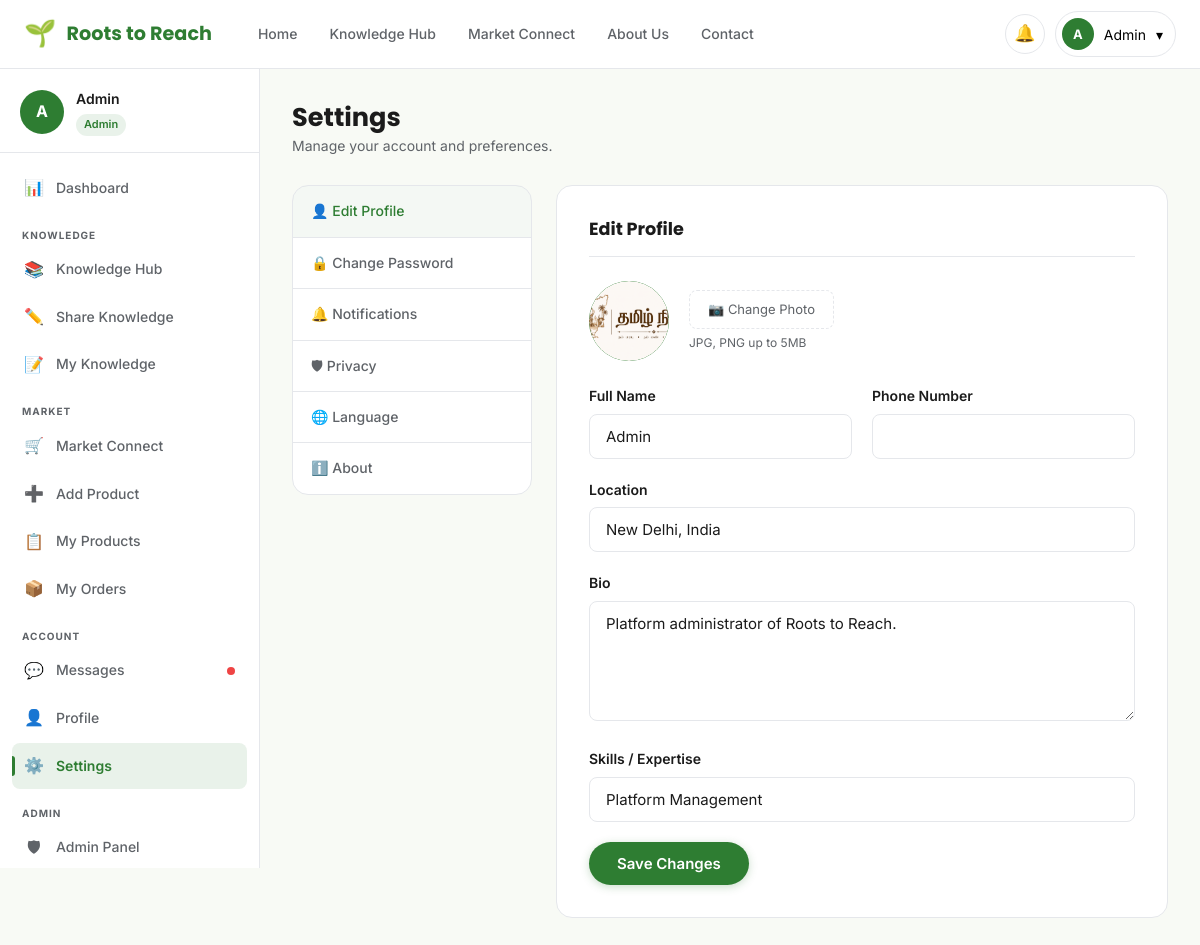
The app's page /settings (signed in) with its own data.
### models.py (models this page shows, shortened)
class User(db.Model):
    __tablename__ = 'users'
    id = db.Column(db.Integer, primary_key=True)
    full_name = db.Column(db.String(120), nullable=False)
    email = db.Column(db.String(120), unique=True, nullable=False)
    phone = db.Column(db.String(20))
    location = db.Column(db.String(200))
    bio = db.Column(db.Text)
    skills = db.Column(db.String(300))
    password_hash = db.Column(db.String(256), nullable=False)
    role = db.Column(db.String(20), default='farmer')  # farmer, buyer, admin
    avatar = db.Column(db.String(200), default='default_avatar.png')
    created_at = db.Column(db.DateTime, default=datetime.utcnow)
    is_active = db.Column(db.Boolean, default=True)
    knowledge_posts = db.relationship('KnowledgePost', backref='author', lazy=True, foreign_keys='KnowledgePost.user_id')
    products = db.relationship('Product', backref='seller', lazy=True)
    notifications = db.relationship('Notification', backref='user', lazy=True)

### app.py (the view, shortened to what this page needs)
@app.route('/settings', methods=['GET', 'POST'])
@login_required
def settings():
    user = current_user()
    if not user:
        flash('Session expired. Please login again.', 'error')
        return redirect(url_for('login'))
    return render_template('settings.html', user=user)

### app.py (called while the page is built)
def current_user():
    if 'user_id' in session:
        return db.session.get(User, session['user_id'])
    return None

def get_img_url(filename, fallback_url):
    defaults = ('default_avatar.png', 'default_knowledge.jpg', 'default_product.jpg', '', None)
    if not filename or filename in defaults:
        return fallback_url
    try:
        file_path = os.path.join(app.config['UPLOAD_FOLDER'], filename)
        if os.path.exists(file_path) and os.path.isfile(file_path):
            return '/uploads/' + filename
    except Exception:
        pass
    return fallback_url

@app.context_processor
def inject_helpers():
    return dict(get_img_url=get_img_url)

def login_required(f):
    from functools import wraps
    @wraps(f)
    def decorated(*args, **kwargs):
        if 'user_id' not in session:
            flash('Please login to continue.', 'warning')
            return redirect(url_for('login', next=request.path))
        return f(*args, **kwargs)
    return decorated

### templates/settings.html (shortened to what this page needs)
{% extends "base.html" %}
{% block extra_css %}
<link rel="stylesheet" href="{{ url_for('static', filename='css/pages.css') }}">
<link rel="stylesheet" href="{{ url_for('static', filename='css/dashboard.css') }}">
{% endblock %}
{% block content %}
<div class="dashboard-layout">
  {% include '_sidebar.html' %}
  <main class="dashboard-main">
    <div class="dash-header">
      <div><h1>Settings</h1><p>Manage your account and preferences.</p></div>
    </div>
    <div class="settings-layout">
      <div class="settings-nav">
        <div class="settings-nav-item active" data-panel="editProfile">👤 Edit Profile</div>
        <div class="settings-nav-item" data-panel="changePassword">🔒 Change Password</div>
        <div class="settings-nav-item" data-panel="notifications">🔔 Notifications</div>
        <div class="settings-nav-item" data-panel="privacy">🛡 Privacy</div>
        <div class="settings-nav-item" data-panel="language">🌐 Language</div>
        <div class="settings-nav-item" data-panel="about">ℹ️ About</div>
      </div>
      <div>
        <div id="editProfile" class="settings-panel settings-section">
          <h2 class="settings-panel-title">Edit Profile</h2>
          <form method="POST" enctype="multipart/form-data">
            <div class="avatar-upload-wrap">
              <div class="avatar-upload-preview">
                {%- set _av = get_img_url(user.avatar, '') -%}
                {% if _av %}
                  <img src="{{ _av }}" alt="Avatar" style="width:100%;height:100%;object-fit:cover;border-radius:50%">
                {% else %}
                  {{ user.full_name[0].upper() }}
                {% endif %}
              </div>
              <div>
                <label class="upload-label" for="avatarInput">📷 Change Photo</label>
                <p style="font-size:12px;color:var(--text-secondary);margin-top:4px">JPG, PNG up to 5MB</p>
              </div>
            </div>
            <div class="form-row">
              <div class="form-group">
                <label class="form-label">Full Name</label>
                <input type="text" name="full_name" class="form-control" value="{{ user.full_name }}" required>
              </div>
              <div class="form-group">
                <label class="form-label">Phone Number</label>
                <input type="tel" name="phone" class="form-control" value="{{ user.phone or '' }}">
              </div>
            </div>
            <div class="form-group">
              <label class="form-label">Location</label>
              <input type="text" name="location" class="form-control" value="{{ user.location or '' }}" placeholder="Village, District, State">
            </div>
            <div class="form-group">
              <label class="form-label">Bio</label>
              <textarea name="bio" class="form-control" rows="4" placeholder="Tell others about your farming experience...">{{ user.bio or '' }}</textarea>
            </div>
            <div class="form-group">
              <label class="form-label">Skills / Expertise</label>
              <input type="text" name="skills" class="form-control" value="{{ user.skills or '' }}" placeholder="e.g., Organic Farming, Irrigation">
            </div>
            <button type="submit" class="btn btn-primary">Save Changes</button>
          </form>
        </div>
      </div>
    </div>
  </main>
</div>
{% endblock %}

### templates/base.html (shortened to what this page needs)
<!DOCTYPE html>
<html lang="en">
<head>
  <link rel="stylesheet" href="{{ url_for('static', filename='css/global.css') }}">
  <link rel="stylesheet" href="{{ url_for('static', filename='css/navbar.css') }}">
  {% block extra_css %}{% endblock %}
</head>
<body>
  <nav class="navbar" role="navigation" aria-label="Main navigation">
    <div class="container">
      <div class="navbar-inner">
        <a href="{{ url_for('home') }}" class="navbar-brand" aria-label="Roots to Reach Home">
          <span class="brand-icon">🌱</span>
          <span>Roots to Reach</span>
        </a>
        <ul class="navbar-nav" role="list">
          <li><a href="{{ url_for('home') }}" class="nav-link {% if request.endpoint=='home' %}active{% endif %}">Home</a></li>
          <li><a href="{{ url_for('knowledge_hub') }}" class="nav-link {% if request.endpoint in ['knowledge_hub','knowledge_detail'] %}active{% endif %}">Knowledge Hub</a></li>
          <li><a href="{{ url_for('marketplace') }}" class="nav-link {% if request.endpoint in ['marketplace','product_detail'] %}active{% endif %}">Market Connect</a></li>
          <li><a href="{{ url_for('about') }}" class="nav-link {% if request.endpoint=='about' %}active{% endif %}">About Us</a></li>
          <li><a href="{{ url_for('contact') }}" class="nav-link {% if request.endpoint=='contact' %}active{% endif %}">Contact</a></li>
        </ul>
        <div class="navbar-actions">
          {% if user %}
            <a href="{{ url_for('dashboard') }}" class="notif-btn" aria-label="Notifications">
              🔔
            </a>
            <div class="user-menu">
              <button class="user-menu-btn" id="userMenuBtn" aria-haspopup="true" aria-expanded="false">
                <div class="user-avatar-text">{{ user.full_name[0].upper() }}</div>
                <span>{{ user.full_name.split()[0] }}</span>
                <span>▾</span>
              </button>
            </div>
          {% else %}
            <a href="{{ url_for('login') }}" class="btn btn-outline btn-sm">Log In</a>
            <a href="{{ url_for('signup') }}" class="btn btn-primary btn-sm">Sign Up</a>
          {% endif %}
        </div>
      </div>
    </div>
  </nav>
  <main id="main-content">
    {% block content %}{% endblock %}
  </main>
</body>
</html>

### templates/_sidebar.html (shortened to what this page needs)
<aside class="sidebar" id="sidebar" role="navigation" aria-label="Dashboard navigation">
  <div class="sidebar-user">
    <div class="sidebar-avatar-wrap">
      <div class="sidebar-avatar">{{ user.full_name[0].upper() }}</div>
      <div>
        <p class="sidebar-user-name">{{ user.full_name }}</p>
        <span class="sidebar-user-role">{{ user.role.title() }}</span>
      </div>
    </div>
  </div>
  <nav class="sidebar-nav">
    <a href="{{ url_for('dashboard') }}" class="sidebar-link {% if request.endpoint=='dashboard' %}active{% endif %}"><span class="link-icon">📊</span> Dashboard</a>
    <div class="sidebar-section-label">Knowledge</div>
    <a href="{{ url_for('knowledge_hub') }}" class="sidebar-link {% if request.endpoint=='knowledge_hub' %}active{% endif %}"><span class="link-icon">📚</span> Knowledge Hub</a>
    <a href="{{ url_for('share_knowledge') }}" class="sidebar-link {% if request.endpoint=='share_knowledge' %}active{% endif %}"><span class="link-icon">✏️</span> Share Knowledge</a>
    <a href="{{ url_for('my_knowledge') }}" class="sidebar-link {% if request.endpoint=='my_knowledge' %}active{% endif %}"><span class="link-icon">📝</span> My Knowledge</a>
    <div class="sidebar-section-label">Market</div>
    <a href="{{ url_for('marketplace') }}" class="sidebar-link {% if request.endpoint=='marketplace' %}active{% endif %}"><span class="link-icon">🛒</span> Market Connect</a>
    <a href="{{ url_for('add_product') }}" class="sidebar-link {% if request.endpoint=='add_product' %}active{% endif %}"><span class="link-icon">➕</span> Add Product</a>
    <a href="{{ url_for('my_products') }}" class="sidebar-link {% if request.endpoint=='my_products' %}active{% endif %}"><span class="link-icon">📋</span> My Products</a>
    <a href="{{ url_for('orders') }}" class="sidebar-link {% if request.endpoint=='orders' %}active{% endif %}"><span class="link-icon">📦</span> My Orders</a>
    <div class="sidebar-section-label">Account</div>
    <a href="{{ url_for('messages') }}" class="sidebar-link {% if request.endpoint=='messages' %}active{% endif %}"><span class="link-icon">💬</span> Messages <span class="badge-dot"></span></a>
    <a href="{{ url_for('profile', user_id=user.id) }}" class="sidebar-link {% if request.endpoint=='profile' %}active{% endif %}"><span class="link-icon">👤</span> Profile</a>
    <a href="{{ url_for('settings') }}" class="sidebar-link {% if request.endpoint=='settings' %}active{% endif %}"><span class="link-icon">⚙️</span> Settings</a>
    {% if user.role == 'admin' %}
    <div class="sidebar-section-label">Admin</div>
    <a href="{{ url_for('admin_dashboard') }}" class="sidebar-link"><span class="link-icon">🛡</span> Admin Panel</a>
    {% endif %}
  </nav>
</aside>

### static/css/global.css (style rules this page uses)
:root { --primary: #2E7D32; --primary-dark: #1B5E20; --primary-light: #4CAF50; --accent: #81C784; --bg-light: #F8FAF5; --white: #FFFFFF; --text-primary: #1B1B1B; --text-secondary: #5F6368; --border: #E5E7EB; --success: #22C55E; --warning: #F59E0B; --error: #EF4444; --footer-dark: #123524; --card-hover: #F0F7EF; --shadow-sm: 0 1px 3px rgba(0,0,0,0.08); --shadow-md: 0 4px 16px rgba(0,0,0,0.10); --shadow-lg: 0 8px 32px rgba(0,0,0,0.12); --radius-sm: 8px; --radius-md: 12px; --radius-lg: 16px; --radius-xl: 24px; --transition: 0.25s ease; }
*, *::before, *::after { box-sizing: border-box; margin: 0; padding: 0; }
html { scroll-behavior: smooth; }
body { font-family: 'Inter', sans-serif; font-size: 16px; color: var(--text-primary); background: var(--bg-light); line-height: 1.6; }
a { text-decoration: none; color: inherit; }
img { max-width: 100%; display: block; }
ul { list-style: none; }
button { cursor: pointer; border: none; background: none; font-family: inherit; }
input, textarea, select { font-family: inherit; }
h1, h2, h3, h4, h5, h6 { font-family: 'Poppins', sans-serif; font-weight: 700; line-height: 1.25; }
h1 { font-size: clamp(2rem, 5vw, 3.5rem); }
h2 { font-size: clamp(1.5rem, 3vw, 2.5rem); }
p { color: var(--text-secondary); }
.container { max-width: 1200px; margin: 0 auto; padding: 0 24px; }
.btn { display: inline-flex; align-items: center; gap: 8px; padding: 12px 28px; border-radius: 50px; font-weight: 600; font-size: 15px; transition: all var(--transition); white-space: nowrap; }
.btn-primary { background: var(--primary); color: var(--white); box-shadow: 0 2px 8px rgba(46,125,50,0.25); }
.form-group { margin-bottom: 20px; }
.form-label { display: block; font-weight: 600; font-size: 14px; margin-bottom: 6px; color: var(--text-primary); }
.form-control { width: 100%; padding: 12px 16px; border: 1.5px solid var(--border); border-radius: var(--radius-sm); font-size: 15px; background: var(--white); color: var(--text-primary); transition: border-color var(--transition), box-shadow var(--transition); outline: none; }
.form-control::placeholder { color: #adb5bd; }
textarea.form-control { resize: vertical; min-height: 120px; }

### static/css/navbar.css (style rules this page uses)
.navbar { position: sticky; top: 0; z-index: 900; background: var(--white); border-bottom: 1px solid var(--border); padding: 0; }
.navbar-inner { display: flex; align-items: center; height: 68px; gap: 32px; }
.navbar-brand { display: flex; align-items: center; gap: 10px; font-family: 'Poppins', sans-serif; font-weight: 700; font-size: 1.2rem; color: var(--primary); white-space: nowrap; }
.navbar-brand .brand-icon { font-size: 26px; }
.navbar-nav { display: flex; align-items: center; gap: 4px; flex: 1; }
.nav-link { padding: 8px 14px; border-radius: var(--radius-sm); font-size: 14px; font-weight: 500; color: var(--text-secondary); transition: all var(--transition); white-space: nowrap; }
.navbar-actions { display: flex; align-items: center; gap: 10px; margin-left: auto; }
.notif-btn { position: relative; width: 40px; height: 40px; display: flex; align-items: center; justify-content: center; border-radius: 50%; border: 1.5px solid var(--border); color: var(--text-secondary); font-size: 17px; transition: all var(--transition); }
.user-menu { position: relative; }
.user-menu-btn { display: flex; align-items: center; gap: 10px; padding: 6px 12px 6px 6px; border-radius: 50px; border: 1.5px solid var(--border); background: var(--white); cursor: pointer; transition: all var(--transition); font-size: 14px; }
.user-avatar-text { width: 32px; height: 32px; border-radius: 50%; background: var(--primary); color: white; display: flex; align-items: center; justify-content: center; font-size: 13px; font-weight: 700; }

### records on screen
User: full_name "A", full_name "Admin", role "Admin", location "New Delhi, India", bio "Platform administrator of Roots to Reach.", skills "Platform Management"
